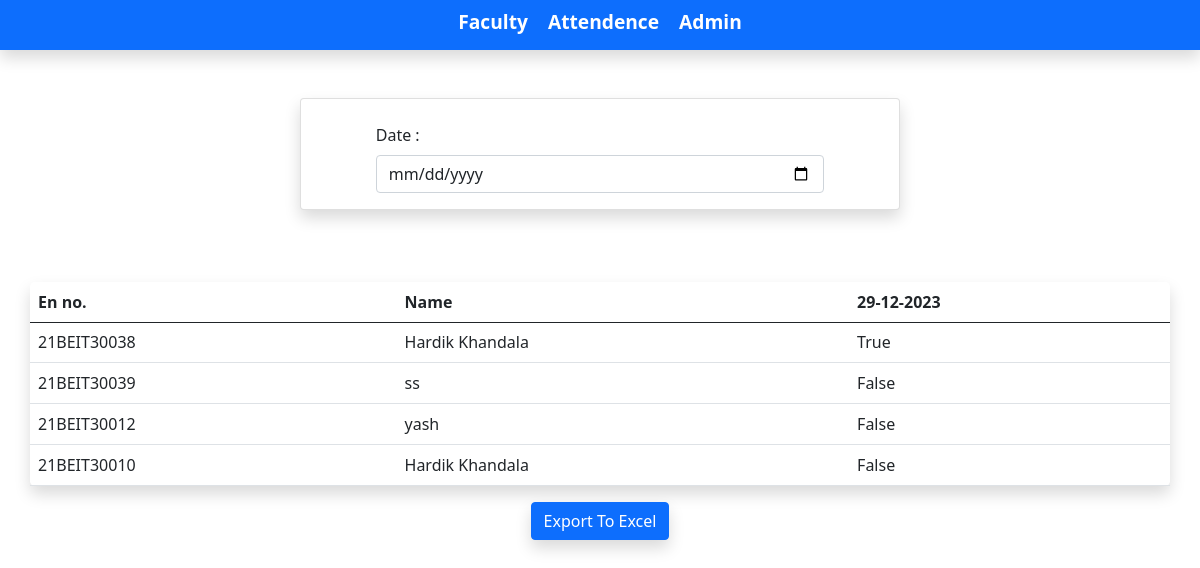
Page /faculty/ on the earlier database version.
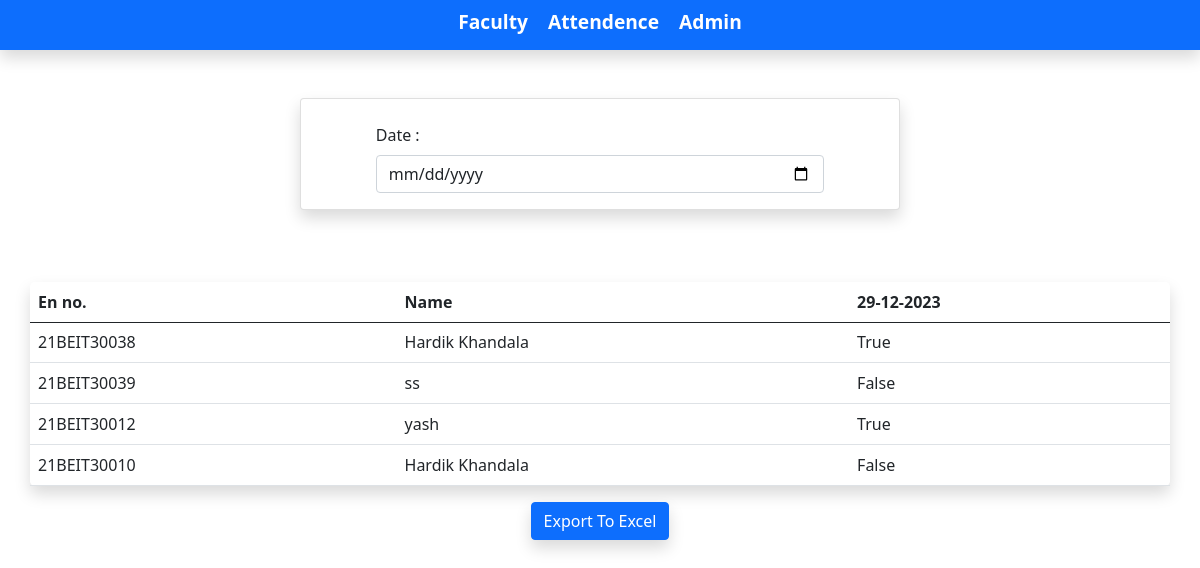
Same page on the later database version.
### college_admin/models.py (models this page shows)
class register(models.Model):
    en_no = models.TextField(max_length=20,primary_key=True)
    name = models.TextField(max_length=20)
    img = models.ImageField(upload_to="img/")
    attended = models.BooleanField(default=False)

### faculty/views.py (the view)
# urls.py: path('',F_home,name='F_home'),
def F_home(request):
    data = register.objects.values("en_no", "name", "attended")
    current_time = time.localtime()
    current_datetime = datetime.fromtimestamp(time.mktime(current_time))
    formatted_date = current_datetime.strftime("%d-%m-%Y")
    date_string = str(formatted_date)
    db_params = {
        "host": "127.0.0.1",
        "database": "Attendance system",
        "user": "postgres",
        "password": "1107",
        "port": "5432",
    }
    try:
        with psycopg2.connect(**db_params) as connection:
            with connection.cursor() as cursor:
                cursor.execute( """
                select * from attendance_system
                """)
                rows = cursor.fetchall()
                print(rows)
    except psycopg2.Error as e:
        print("Error connecting to the database:", e)
    context = {
        "page": "Faculty",
        "data": data,
        "current_datetime": current_datetime,
    }
    return render(request, "F_index.html", context)

### faculty/templates/F_index.html (shortened to what this page needs)
{% extends "./base.html" %}
{% block index %}
<div class="d-flex justify-content-center">
<section class="card shadow m-5 d-flex justify-content-center align-items-center w-50">
<div class="mb-3 w-75 d-block m-4">
  <form action="">
  <label for="exampleInputEmail1" class="form-label">Date :</label>
  <input type="date" class="form-control" name="en_no" placeholder="Date">
</form>
</div>
</section>
</div>
<table class="table container mt-4 shadow rounded-3 border-5">
    <thead>
        <tr>
          <th scope="col">En no.</th>
          <th scope="col">Name</th>
          <th scope="col">{{ current_datetime|date:"d-m-Y"}}</th>
        </tr>
      </thead>
      <tbody>
        <tr>
            {% for row in data %}
            <tr>
              <td>{{ row.en_no }}</td>
              <td>{{ row.name }}</td>
              <td>{{ row.attended }}</td>
            </tr>
          {% endfor %}
        </tr>
      </tbody>
    </table>
    <form method="post" action="{% url 'export_to_excel' %}">
      <div class="d-block custom-button mt-3">
          <button type="submit" class="btn btn-primary shadow">Export To Excel</button>
      </div>
  </form>
{% endblock %}

### User/templates/base.html (shortened to what this page needs)
{% load static %}
<!DOCTYPE html>
<html lang="en">
<head>
    <link href="https://cdn.jsdelivr.net/npm/bootstrap@5.0.2/dist/css/bootstrap.min.css" rel="stylesheet"
>
    <link rel="stylesheet" type="text/css" href="{% static 'css/CA_index.css' %}">
</head>
<body class="overflow-hidden">
    <nav class="navbar navbar-dark bg-primary navbar-expand-lg center-navbar justify-content-center shadow">
        <div class="d-flex">
                <ul class="navbar-nav flex-row">
                    <li class="nav-item">
                        <a class="custom-link" href="{% url 'F_home' %}">Faculty</a>
                    </li>
                    <li class="nav-item">
                        <a class="custom-link" href="{% url 'U_home' %}">Attendence</a>
                    </li>
                    <li class="nav-item">
                        <a class="custom-link" href="{% url 'CA_home' %}">Admin</a>
                    </li>
                </ul>
        </div>
    </nav>
    {% block index %}
    {% endblock %}
</body>
</html>

### college_admin/static/css/CA_index.css (style rules this page uses)
.custom-button { text-align: center; }
.custom-link { color: #ffffff; font-size: larger; text-decoration: none; margin: 10px 10px; transition: all 0.5s ease-in-out; font-weight: bold; font-family: 'Segoe UI', Tahoma, Geneva, Verdana, sans-serif; }
.nav-item { margin-bottom: 5px; }

Differences in the rows shown:
changed register "21BEIT30012": attended "False" → "True"
